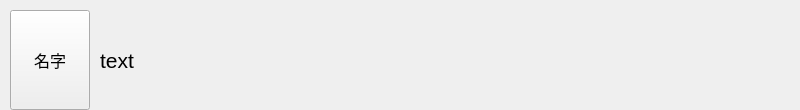
<?xml version="1.0" encoding="UTF-8"?>
<ui version="4.0">
 <class>chat_info_widget</class>
 <widget class="QWidget" name="chat_info_widget">
  <property name="geometry">
   <rect>
    <x>0</x>
    <y>0</y>
    <width>800</width>
    <height>110</height>
   </rect>
  </property>
  <property name="minimumSize">
   <size>
    <width>300</width>
    <height>110</height>
   </size>
  </property>
  <property name="maximumSize">
   <size>
    <width>800</width>
    <height>110</height>
   </size>
  </property>
  <property name="font">
   <font>
    <pointsize>12</pointsize>
   </font>
  </property>
  <property name="windowTitle">
   <string>Form</string>
  </property>
  <widget class="QLabel" name="label">
   <property name="geometry">
    <rect>
     <x>100</x>
     <y>20</y>
     <width>631</width>
     <height>80</height>
    </rect>
   </property>
   <property name="minimumSize">
    <size>
     <width>300</width>
     <height>80</height>
    </size>
   </property>
   <property name="maximumSize">
    <size>
     <width>700</width>
     <height>80</height>
    </size>
   </property>
   <property name="font">
    <font>
     <pointsize>16</pointsize>
    </font>
   </property>
   <property name="text">
    <string>text</string>
   </property>
  </widget>
  <widget class="QToolButton" name="toolButton">
   <property name="geometry">
    <rect>
     <x>10</x>
     <y>10</y>
     <width>80</width>
     <height>100</height>
    </rect>
   </property>
   <property name="minimumSize">
    <size>
     <width>80</width>
     <height>100</height>
    </size>
   </property>
   <property name="maximumSize">
    <size>
     <width>80</width>
     <height>100</height>
    </size>
   </property>
   <property name="text">
    <string>名字</string>
   </property>
   <property name="icon">
    <iconset resource="source.qrc">
     <normaloff>:/resource/tx/14.png</normaloff>:/resource/tx/14.png</iconset>
   </property>
   <property name="iconSize">
    <size>
     <width>70</width>
     <height>70</height>
    </size>
   </property>
   <property name="toolButtonStyle">
    <enum>Qt::ToolButtonTextUnderIcon</enum>
   </property>
  </widget>
 </widget>
 <resources>
  <include location="source.qrc"/>
 </resources>
 <connections/>
</ui>
